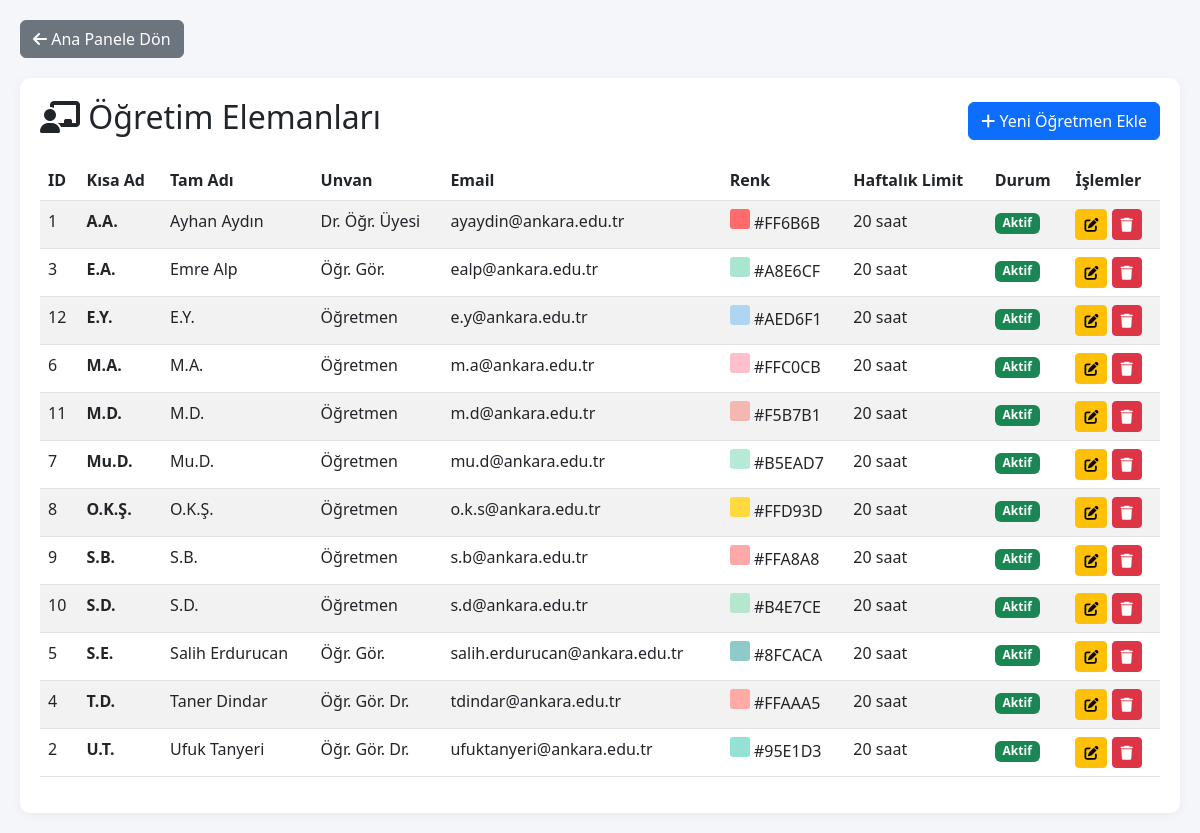
Screenshot of /admin/teachers.php (signed in) with the database file from the repository.
### tables this page shows
CREATE TABLE `ogretim_elemanlari` (
  `ogretmen_id` int(11) NOT NULL AUTO_INCREMENT,
  `kisa_ad` varchar(10) NOT NULL,
  `tam_ad` varchar(100) DEFAULT NULL,
  `unvan` varchar(50) DEFAULT NULL,
  `email` varchar(100) DEFAULT NULL,
  `telefon` varchar(20) DEFAULT NULL,
  `renk_kodu` varchar(7) DEFAULT '#667eea',
  `desen_tipi` enum('dots','stripes') DEFAULT 'dots',
  `haftalik_ders_limiti` int(11) DEFAULT 20,
  `aktif` tinyint(1) DEFAULT 1,
  `created_at` timestamp NOT NULL DEFAULT current_timestamp(),
  `updated_at` timestamp NOT NULL DEFAULT current_timestamp() ON UPDATE current_timestamp(),
  PRIMARY KEY (`ogretmen_id`),
  UNIQUE KEY `kisa_ad` (`kisa_ad`),
  UNIQUE KEY `email` (`email`),
  KEY `idx_kisa_ad` (`kisa_ad`)
);

### admin/teachers.php (the view, shortened to what this page needs)
<?php
require_once '../config/database.php';
$teachers = $db->query("SELECT * FROM ogretim_elemanlari ORDER BY kisa_ad")->fetchAll();
?>
<!DOCTYPE html>
<html lang="tr">
<head>
    <link href="https://cdn.jsdelivr.net/npm/bootstrap@5.3.0/dist/css/bootstrap.min.css" rel="stylesheet">
    <link href="https://cdnjs.cloudflare.com/ajax/libs/font-awesome/6.4.0/css/all.min.css" rel="stylesheet">
</head>
<body>
    <div class="container-fluid">
        <div class="back-btn">
            <a href="index.php" class="btn btn-secondary">
                <i class="fas fa-arrow-left"></i> Ana Panele Dön
            </a>
        </div>
        <div class="table-container">
            <div class="d-flex justify-content-between align-items-center mb-3">
                <h2><i class="fas fa-chalkboard-teacher"></i> Öğretim Elemanları</h2>
                <button class="btn btn-primary">
                    <i class="fas fa-plus"></i> Yeni Öğretmen Ekle
                </button>
            </div>
            <div class="table-responsive">
                <table class="table table-striped">
                    <thead>
                        <tr>
                            <th>ID</th>
                            <th>Kısa Ad</th>
                            <th>Tam Adı</th>
                            <th>Unvan</th>
                            <th>Email</th>
                            <th>Renk</th>
                            <th>Haftalık Limit</th>
                            <th>Durum</th>
                            <th>İşlemler</th>
                        </tr>
                    </thead>
                    <tbody>
                        <?php foreach($teachers as $teacher): ?>
                        <tr>
                            <td><?= $teacher['ogretmen_id'] ?></td>
                            <td><strong><?= $teacher['kisa_ad'] ?></strong></td>
                            <td><?= $teacher['tam_ad'] ?></td>
                            <td><?= $teacher['unvan'] ?></td>
                            <td><?= $teacher['email'] ?></td>
                            <td>
                                <div class="color-box" style="background: <?= $teacher['renk_kodu'] ?>"></div>
                                <?= $teacher['renk_kodu'] ?>
                            </td>
                            <td><?= $teacher['haftalik_ders_limiti'] ?> saat</td>
                            <td>
                                <?php if($teacher['aktif']): ?>
                                    <span class="badge bg-success">Aktif</span>
                                <?php else: ?>
                                    <span class="badge bg-secondary">Pasif</span>
                                <?php endif; ?>
                            </td>
                            <td>
                                <button class="btn btn-sm btn-warning">
                                    <i class="fas fa-edit"></i>
                                </button>
                                <button class="btn btn-sm btn-danger">
                                    <i class="fas fa-trash"></i>
                                </button>
                            </td>
                        </tr>
                        <?php endforeach; ?>
                    </tbody>
                </table>
            </div>
        </div>
    </div>
</body>
</html>

### admin/teachers.php (style rules this page uses)
body { background: #f4f6f9; font-family: 'Segoe UI', Tahoma, Geneva, Verdana, sans-serif; }
.container-fluid { padding: 20px; }
.back-btn { margin-bottom: 20px; }
.table-container { background: white; border-radius: 10px; padding: 20px; box-shadow: 0 2px 10px rgba(0,0,0,0.05); }
.color-box { width: 20px; height: 20px; border-radius: 3px; display: inline-block; }

### rows the page displays
ogretim_elemanlari: ogretmen_id "1", kisa_ad "A.A.", tam_ad "Ayhan Aydın", unvan "Dr. Öğr. Üyesi", email "ayaydin@ankara.edu.tr", renk_kodu "#FF6B6B", haftalik_ders_limiti "20", aktif "Aktif"
ogretim_elemanlari: ogretmen_id "3", kisa_ad "E.A.", tam_ad "Emre Alp", unvan "Öğr. Gör.", email "ealp@ankara.edu.tr", renk_kodu "#A8E6CF", haftalik_ders_limiti "20", aktif "Aktif"
ogretim_elemanlari: ogretmen_id "12", kisa_ad "E.Y.", tam_ad "E.Y.", unvan "Öğretmen", email "e.y@ankara.edu.tr", renk_kodu "#AED6F1", haftalik_ders_limiti "20", aktif "Aktif"
ogretim_elemanlari: ogretmen_id "6", kisa_ad "M.A.", tam_ad "M.A.", unvan "Öğretmen", email "m.a@ankara.edu.tr", renk_kodu "#FFC0CB", haftalik_ders_limiti "20", aktif "Aktif"
ogretim_elemanlari: ogretmen_id "11", kisa_ad "M.D.", tam_ad "M.D.", unvan "Öğretmen", email "m.d@ankara.edu.tr", renk_kodu "#F5B7B1", haftalik_ders_limiti "20", aktif "Aktif"
ogretim_elemanlari: ogretmen_id "7", kisa_ad "Mu.D.", tam_ad "Mu.D.", unvan "Öğretmen", email "mu.d@ankara.edu.tr", renk_kodu "#B5EAD7", haftalik_ders_limiti "20", aktif "Aktif"
ogretim_elemanlari: ogretmen_id "8", kisa_ad "O.K.Ş.", tam_ad "O.K.Ş.", unvan "Öğretmen", email "o.k.s@ankara.edu.tr", renk_kodu "#FFD93D", haftalik_ders_limiti "20", aktif "Aktif"
ogretim_elemanlari: ogretmen_id "9", kisa_ad "S.B.", tam_ad "S.B.", unvan "Öğretmen", email "s.b@ankara.edu.tr", renk_kodu "#FFA8A8", haftalik_ders_limiti "20", aktif "Aktif"
ogretim_elemanlari: ogretmen_id "10", kisa_ad "S.D.", tam_ad "S.D.", unvan "Öğretmen", email "s.d@ankara.edu.tr", renk_kodu "#B4E7CE", haftalik_ders_limiti "20", aktif "Aktif"
ogretim_elemanlari: ogretmen_id "5", kisa_ad "S.E.", tam_ad "Salih Erdurucan", unvan "Öğr. Gör.", email "salih.erdurucan@ankara.edu.tr", renk_kodu "#8FCACA", haftalik_ders_limiti "20", aktif "Aktif"
ogretim_elemanlari: ogretmen_id "4", kisa_ad "T.D.", tam_ad "Taner Dindar", unvan "Öğr. Gör. Dr.", email "tdindar@ankara.edu.tr", renk_kodu "#FFAAA5", haftalik_ders_limiti "20", aktif "Aktif"
ogretim_elemanlari: ogretmen_id "2", kisa_ad "U.T.", tam_ad "Ufuk Tanyeri", unvan "Öğr. Gör. Dr.", email "ufuktanyeri@ankara.edu.tr", renk_kodu "#95E1D3", haftalik_ders_limiti "20", aktif "Aktif"
